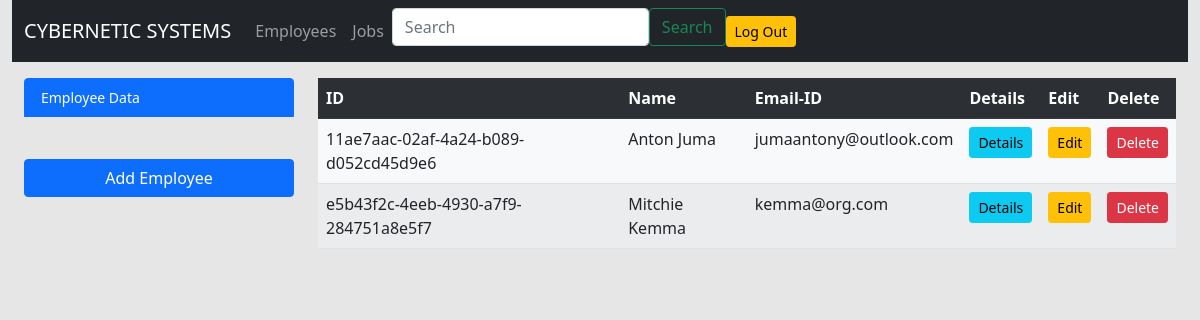
/employeelist/ (signed in), run on an earlier commit of the app's database.
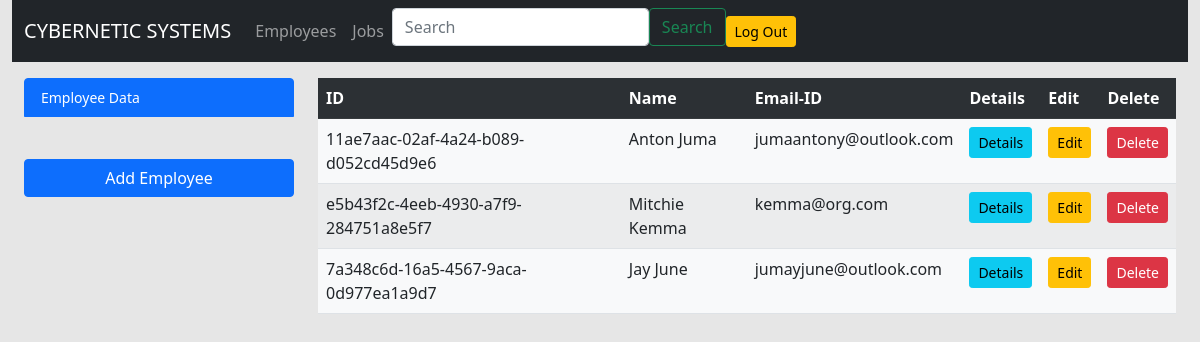
And on a later commit of the database.
### EmployeeMgt/models.py (models this page shows)
class Employee(models.Model):
    ID = models.UUIDField(primary_key=True,
                          default=uuid.uuid4,
                          editable=True)
    Date_of_Employement = models.DateTimeField()
    Name = models.CharField(max_length=50)
    Email = models.EmailField()
    Phone_Number = models.IntegerField()
    Job = models.ForeignKey('Job', on_delete=models.CASCADE)

### EmployeeMgt/views.py (the view, shortened to what this page needs)
# urls.py: path('employeelist/', EmployeeList.as_view(), name='employeelist'),
class EmployeeList(LoginRequiredMixin, ListView):
    model = Employee
    template_name = 'employee-list.html'
    def get_context_data(self, **kwargs):
        context = super().get_context_data(**kwargs)
        context['form'] = EmployeeModelForm()
        return context

### EmployeeMgt/forms.py
class EmployeeModelForm(forms.ModelForm):
    class Meta:
        model = Employee
        fields = ('ID', 'Date_of_Employement', 'Name', 'Email', 'Phone_Number', 'Job')

### EmployeeMgt/models.py (called while the page is built)
    def __str__(self):
        return self.name

### EmployeeMgt/templates/employee-list.html (shortened to what this page needs)
{% extends 'base.html' %}
{% load static %}
{% block content %}
    <link rel="stylesheet" href="https://stackpath.bootstrapcdn.com/bootstrap/5.0.0-alpha1/css/bootstrap.min.css">
 <div class="container-fluid">
    <div class="row mt-3">
      <div class="col-lg-3 col-md-3">
              <div class="list-group small">
                <div class="list-group-item active"> Employee Data</div>
                <br><br>
                <button id="create-employee" class="btn btn-primary" type="button" name="button" data-toggle="modal"
                   data-target="#add_employee" >Add Employee</button>
                <br>
                  <br>
              </div>
            </div>
            <div class="col-lg-9 col-md-9">
              <table class="table table-striped table-hover bg-light">
                <tr class="table-dark ">
                  <th>ID</th>
                  <th>Name</th>
                  <th>Email-ID</th>
                  <th>Details</th>
                  <th>Edit</th>
                  <th>Delete</th>
                </tr>
              {% for employee in object_list %}
                <tr>
                  <td>{{ employee.ID }}</td>
                  <td>{{ employee.Name }}</td>
                  <td>{{ employee.Email }}</td>
                  <td><a href="{% url 'EmployeeMgt:employee_detail' employee.pk %}"
                         class="btn btn-info btn-sm btn-block"> Details </a></td>
                    <td><a href="{% url 'EmployeeMgt:edit_employee' employee.pk %}"
                           class="btn btn-warning btn-sm btn-block">Edit</a></td>
                  <td><a href="{% url 'EmployeeMgt:delete_employee' employee.pk %}"
                         class="btn btn-danger btn-sm btn-block">Delete</a></td>
                </tr>
              {% endfor %}
              </table>
            </div>
        </div>
    </div>
              {% include 'add_employee.html' %}
{% endblock %}

### EmployeeMgt/templates/base.html (shortened to what this page needs)
{% load static %}
<!doctype html>
<html lang="en">
  <head>
    <link rel="stylesheet" href="https://stackpath.bootstrapcdn.com/bootstrap/5.0.0-alpha1/css/bootstrap.min.css">
    <link rel="stylesheet" type="text/css" href="{% static 'css/style.css' %}">
  </head>
  <body class="container-xxl">
    {% if request.user.is_authenticated %}
      <nav class="navbar navbar-expand-lg navbar-dark bg-dark">
      <div class="container-fluid">
        <a class="navbar-brand mr-5" href="{% url 'EmployeeMgt:dash' %}">CYBERNETIC SYSTEMS</a>
        <div class="collapse navbar-collapse" id="navbarSupportedContent">
          <ul class="navbar-nav mr-auto mb-2 mb-lg-0">
            <li class="nav-item">
              <a class="nav-link" aria-current="page" href="{% url 'EmployeeMgt:employeelist' %}">
                Employees</a>
            </li>
            <li class="nav-item">
              <a class="nav-link" href="{% url 'EmployeeMgt:joblist' %}">Jobs</a>
            </li>
          </ul>
          <form class="d-flex mb-2">
            <input class="form-control mr-2" type="search" placeholder="Search" aria-label="Search">
            <button class="btn btn-outline-success" type="submit">Search</button>
          </form>
          <a href="{% url 'EmployeeMgt:logout_view' %}" class="btn btn-sm btn-warning ml-3"> Log Out</a>
        </div>
      </div>
    </nav>
    {% endif %}
    {% block content %}
    {% endblock %}
    </body>
</html>

### EmployeeMgt/templates/add_employee.html (shortened to what this page needs)
{% load static %}
{% load widget_tweaks %}
{% load crispy_forms_tags %}
<link rel="stylesheet" href="https://stackpath.bootstrapcdn.com/bootstrap/5.0.0-alpha1/css/bootstrap.min.css">
<link rel="stylesheet" type="text/css" href="{% static 'css/style.css' %}">

### EmployeeMgt/static/css/style.css (style rules this page uses)
* { margin: 0px; padding: 0px; box-sizing: border-box; min-height: 100%vh; }
body { background-color: #e6e6e6; }

What changed in the data, as far as the page shows it:
added Employee: ID "7a348c6d-16a5-4567-9aca-0d977ea1a9d7", Name "Jay June", Email "jumayjune@outlook.com"
